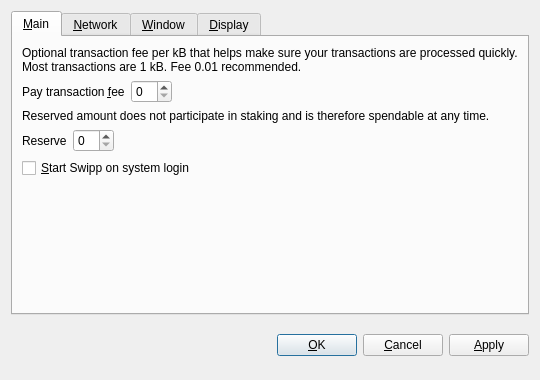
<?xml version="1.0" encoding="UTF-8"?>
<ui version="4.0">
 <class>OptionsDialog</class>
 <widget class="QDialog" name="OptionsDialog">
  <property name="geometry">
   <rect>
    <x>0</x>
    <y>0</y>
    <width>540</width>
    <height>380</height>
   </rect>
  </property>
  <property name="windowTitle">
   <string>Options</string>
  </property>
  <property name="modal">
   <bool>true</bool>
  </property>
  <layout class="QVBoxLayout" name="verticalLayout">
   <item>
    <widget class="QTabWidget" name="tabWidget">
     <property name="tabPosition">
      <enum>QTabWidget::North</enum>
     </property>
     <property name="currentIndex">
      <number>0</number>
     </property>
     <widget class="QWidget" name="tabMain">
      <attribute name="title">
       <string>&amp;Main</string>
      </attribute>
      <layout class="QVBoxLayout" name="verticalLayout_Main">
       <item>
        <widget class="QLabel" name="transactionFeeInfoLabel">
         <property name="text">
          <string>Optional transaction fee per kB that helps make sure your transactions are processed quickly. Most transactions are 1 kB. Fee 0.01 recommended.</string>
         </property>
         <property name="textFormat">
          <enum>Qt::PlainText</enum>
         </property>
         <property name="wordWrap">
          <bool>true</bool>
         </property>
        </widget>
       </item>
       <item>
        <layout class="QHBoxLayout" name="horizontalLayoutFee">
         <item>
          <widget class="QLabel" name="transactionFeeLabel">
           <property name="text">
            <string>Pay transaction &amp;fee</string>
           </property>
           <property name="textFormat">
            <enum>Qt::PlainText</enum>
           </property>
           <property name="buddy">
            <cstring>transactionFee</cstring>
           </property>
          </widget>
         </item>
         <item>
          <widget class="BitcoinAmountField" name="transactionFee"/>
         </item>
         <item>
          <spacer name="horizontalSpacerFee">
           <property name="orientation">
            <enum>Qt::Horizontal</enum>
           </property>
           <property name="sizeHint" stdset="0">
            <size>
             <width>40</width>
             <height>20</height>
            </size>
           </property>
          </spacer>
         </item>
        </layout>
       </item>
       <item>
        <widget class="QLabel" name="reserveBalanceInfoLabel">
         <property name="text">
          <string>Reserved amount does not participate in staking and is therefore spendable at any time.</string>
         </property>
         <property name="textFormat">
          <enum>Qt::PlainText</enum>
         </property>
         <property name="wordWrap">
          <bool>true</bool>
         </property>
        </widget>
       </item>
       <item>
        <layout class="QHBoxLayout" name="horizontalLayoutReserveBalance">
         <item>
          <widget class="QLabel" name="reserveBalanceLabel">
           <property name="text">
            <string>Reserve</string>
           </property>
           <property name="textFormat">
            <enum>Qt::PlainText</enum>
           </property>
           <property name="buddy">
            <cstring>reserveBalance</cstring>
           </property>
          </widget>
         </item>
         <item>
          <widget class="BitcoinAmountField" name="reserveBalance"/>
         </item>
         <item>
          <spacer name="horizontalSpacerReserveBalance">
           <property name="orientation">
            <enum>Qt::Horizontal</enum>
           </property>
           <property name="sizeHint" stdset="0">
            <size>
             <width>40</width>
             <height>20</height>
            </size>
           </property>
          </spacer>
         </item>
        </layout>
       </item>
       <item>
        <widget class="QCheckBox" name="bitcoinAtStartup">
         <property name="toolTip">
          <string>Automatically start Swipp after logging in to the system.</string>
         </property>
         <property name="text">
          <string>&amp;Start Swipp on system login</string>
         </property>
        </widget>
       </item>
       <item>
        <spacer name="verticalSpacer_Main">
         <property name="orientation">
          <enum>Qt::Vertical</enum>
         </property>
         <property name="sizeHint" stdset="0">
          <size>
           <width>20</width>
           <height>40</height>
          </size>
         </property>
        </spacer>
       </item>
      </layout>
     </widget>
     <widget class="QWidget" name="tabNetwork">
      <attribute name="title">
       <string>&amp;Network</string>
      </attribute>
      <layout class="QVBoxLayout" name="verticalLayout_Network">
       <item>
        <widget class="QCheckBox" name="mapPortUpnp">
         <property name="toolTip">
          <string>Automatically open the Swipp client port on the router. This only works when your router supports UPnP and it is enabled.</string>
         </property>
         <property name="text">
          <string>Map port using &amp;UPnP</string>
         </property>
        </widget>
       </item>
       <item>
        <widget class="QCheckBox" name="connectSocks">
         <property name="toolTip">
          <string>Connect to the Swipp network through a SOCKS5 proxy (e.g. when connecting through Tor).</string>
         </property>
         <property name="text">
          <string>&amp;Connect through SOCKS5 proxy:</string>
         </property>
        </widget>
       </item>
       <item>
        <layout class="QHBoxLayout" name="horizontalLayout_Network">
         <item>
          <widget class="QLabel" name="proxyIpLabel">
           <property name="text">
            <string>Proxy &amp;IP:</string>
           </property>
           <property name="textFormat">
            <enum>Qt::PlainText</enum>
           </property>
           <property name="buddy">
            <cstring>proxyIp</cstring>
           </property>
          </widget>
         </item>
         <item>
          <widget class="QValidatedLineEdit" name="proxyIp">
           <property name="maximumSize">
            <size>
             <width>140</width>
             <height>16777215</height>
            </size>
           </property>
           <property name="toolTip">
            <string>IP address of the proxy (e.g. 127.0.0.1)</string>
           </property>
          </widget>
         </item>
         <item>
          <widget class="QLabel" name="proxyPortLabel">
           <property name="text">
            <string>&amp;Port:</string>
           </property>
           <property name="textFormat">
            <enum>Qt::PlainText</enum>
           </property>
           <property name="buddy">
            <cstring>proxyPort</cstring>
           </property>
          </widget>
         </item>
         <item>
          <widget class="QLineEdit" name="proxyPort">
           <property name="maximumSize">
            <size>
             <width>55</width>
             <height>16777215</height>
            </size>
           </property>
           <property name="toolTip">
            <string>Port of the proxy (e.g. 9050)</string>
           </property>
          </widget>
         </item>
         <item>
          <spacer name="horizontalSpacer_Network">
           <property name="orientation">
            <enum>Qt::Horizontal</enum>
           </property>
           <property name="sizeHint" stdset="0">
            <size>
             <width>40</width>
             <height>20</height>
            </size>
           </property>
          </spacer>
         </item>
        </layout>
       </item>
       <item>
        <spacer name="verticalSpacer_Network">
         <property name="orientation">
          <enum>Qt::Vertical</enum>
         </property>
         <property name="sizeHint" stdset="0">
          <size>
           <width>20</width>
           <height>40</height>
          </size>
         </property>
        </spacer>
       </item>
      </layout>
     </widget>
     <widget class="QWidget" name="tabWindow">
      <attribute name="title">
       <string>&amp;Window</string>
      </attribute>
      <layout class="QVBoxLayout" name="verticalLayout_Window">
       <item>
        <widget class="QCheckBox" name="minimizeToTray">
         <property name="toolTip">
          <string>Show only a tray icon after minimizing the window.</string>
         </property>
         <property name="text">
          <string>&amp;Minimize to the tray instead of the taskbar</string>
         </property>
        </widget>
       </item>
       <item>
        <widget class="QCheckBox" name="minimizeOnClose">
         <property name="toolTip">
          <string>Minimize instead of exit the application when the window is closed. When this option is enabled, the application will be closed only after selecting Quit in the menu.</string>
         </property>
         <property name="text">
          <string>M&amp;inimize on close</string>
         </property>
        </widget>
       </item>
       <item>
        <spacer name="verticalSpacer_Window">
         <property name="orientation">
          <enum>Qt::Vertical</enum>
         </property>
         <property name="sizeHint" stdset="0">
          <size>
           <width>20</width>
           <height>40</height>
          </size>
         </property>
        </spacer>
       </item>
      </layout>
     </widget>
     <widget class="QWidget" name="tabDisplay">
      <attribute name="title">
       <string>&amp;Display</string>
      </attribute>
      <layout class="QVBoxLayout" name="verticalLayout_Display">
       <item>
        <layout class="QHBoxLayout" name="horizontalLayout_1_Display">
         <item>
          <widget class="QLabel" name="langLabel">
           <property name="text">
            <string>User Interface &amp;language:</string>
           </property>
           <property name="textFormat">
            <enum>Qt::PlainText</enum>
           </property>
           <property name="buddy">
            <cstring>lang</cstring>
           </property>
          </widget>
         </item>
         <item>
          <widget class="QValueComboBox" name="lang">
           <property name="toolTip">
            <string>The user interface language can be set here. This setting will take effect after restarting Swipp.</string>
           </property>
          </widget>
         </item>
        </layout>
       </item>
       <item>
        <layout class="QHBoxLayout" name="horizontalLayout_2_Display">
         <item>
          <widget class="QLabel" name="unitLabel">
           <property name="text">
            <string>&amp;Unit to show amounts in:</string>
           </property>
           <property name="textFormat">
            <enum>Qt::PlainText</enum>
           </property>
           <property name="buddy">
            <cstring>unit</cstring>
           </property>
          </widget>
         </item>
         <item>
          <widget class="QValueComboBox" name="unit">
           <property name="toolTip">
            <string>Choose the default subdivision unit to show in the interface and when sending coins.</string>
           </property>
          </widget>
         </item>
        </layout>
       </item>
       <item>
        <widget class="QCheckBox" name="coinControlFeatures">
         <property name="toolTip">
          <string>Whether to show coin control features or not.</string>
         </property>
         <property name="text">
          <string>Display coin &amp;control features (experts only!)</string>
         </property>
        </widget>
       </item>
       <item>
        <widget class="QCheckBox" name="minimizeCoinAge">
         <property name="toolTip">
          <string>Whether to select the coin outputs randomly or with minimal coin age.</string>
         </property>
         <property name="text">
          <string>Minimize weight consumption (experimental)</string>
         </property>
        </widget>
       </item>
       <item>
        <widget class="QCheckBox" name="useBlackTheme">
         <property name="text">
          <string>Use black visual theme (requires restart)</string>
         </property>
        </widget>
       </item>
       <item>
        <spacer name="verticalSpacer_Display">
         <property name="orientation">
          <enum>Qt::Vertical</enum>
         </property>
         <property name="sizeHint" stdset="0">
          <size>
           <width>20</width>
           <height>40</height>
          </size>
         </property>
        </spacer>
       </item>
      </layout>
     </widget>
    </widget>
   </item>
   <item>
    <layout class="QHBoxLayout" name="horizontalLayout_Buttons">
     <item>
      <spacer name="horizontalSpacer_1">
       <property name="orientation">
        <enum>Qt::Horizontal</enum>
       </property>
       <property name="sizeHint" stdset="0">
        <size>
         <width>40</width>
         <height>48</height>
        </size>
       </property>
      </spacer>
     </item>
     <item>
      <widget class="QLabel" name="statusLabel">
       <property name="font">
        <font>
         <weight>75</weight>
         <bold>true</bold>
        </font>
       </property>
       <property name="text">
        <string/>
       </property>
       <property name="textFormat">
        <enum>Qt::PlainText</enum>
       </property>
       <property name="wordWrap">
        <bool>true</bool>
       </property>
      </widget>
     </item>
     <item>
      <spacer name="horizontalSpacer_2">
       <property name="orientation">
        <enum>Qt::Horizontal</enum>
       </property>
       <property name="sizeHint" stdset="0">
        <size>
         <width>40</width>
         <height>48</height>
        </size>
       </property>
      </spacer>
     </item>
     <item>
      <widget class="QPushButton" name="okButton">
       <property name="text">
        <string>&amp;OK</string>
       </property>
      </widget>
     </item>
     <item>
      <widget class="QPushButton" name="cancelButton">
       <property name="text">
        <string>&amp;Cancel</string>
       </property>
       <property name="autoDefault">
        <bool>false</bool>
       </property>
      </widget>
     </item>
     <item>
      <widget class="QPushButton" name="applyButton">
       <property name="text">
        <string>&amp;Apply</string>
       </property>
       <property name="autoDefault">
        <bool>false</bool>
       </property>
      </widget>
     </item>
    </layout>
   </item>
  </layout>
 </widget>
 <customwidgets>
  <customwidget>
   <class>BitcoinAmountField</class>
   <extends>QSpinBox</extends>
   <header>bitcoinamountfield.h</header>
  </customwidget>
  <customwidget>
   <class>QValueComboBox</class>
   <extends>QComboBox</extends>
   <header>qvaluecombobox.h</header>
  </customwidget>
  <customwidget>
   <class>QValidatedLineEdit</class>
   <extends>QLineEdit</extends>
   <header>qvalidatedlineedit.h</header>
  </customwidget>
 </customwidgets>
 <resources/>
 <connections/>
</ui>
